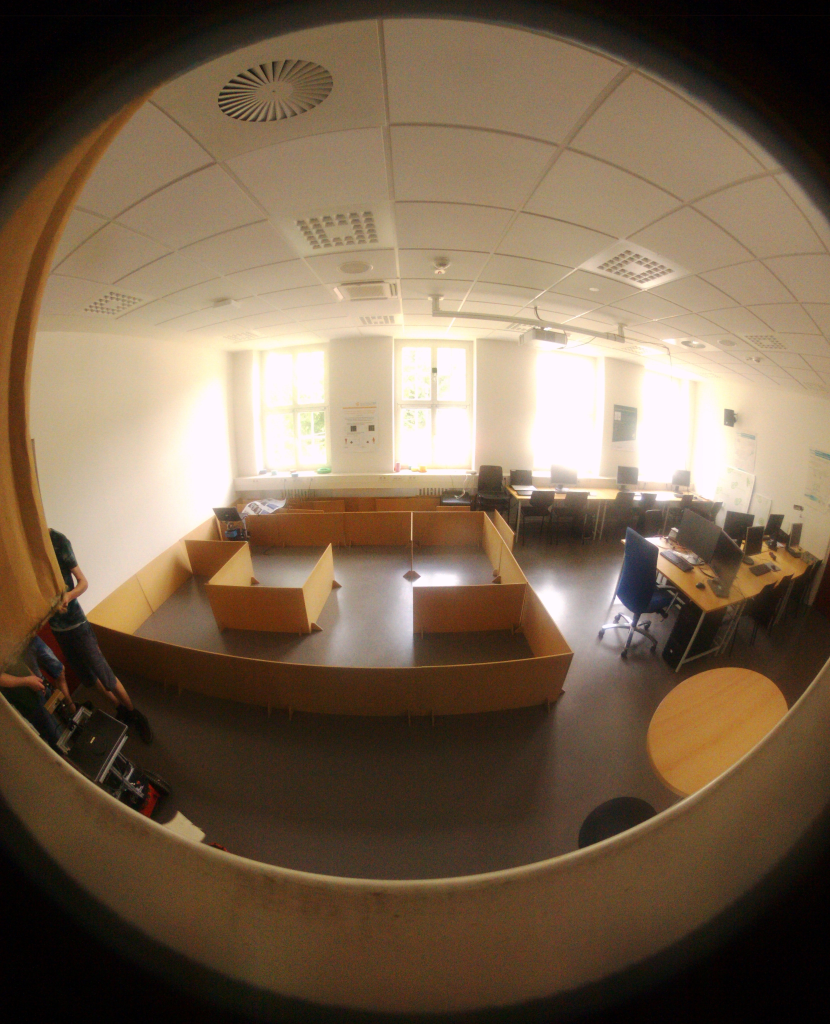
#> input picture images/1.jpg, 3320 x 4096 px, found by its file name (shown at 1/4 size)
$ python test.py
#> lines starting #> are read from the running program, lines starting #| are printed output that depends on the picture
import cv2
import numpy as np
from matplotlib import pyplot as plt
from matplotlib.widgets import Slider, Button, RadioButtons

i = "/home/student/Desktop/Labor-Robotik-Trier-2018/images/1.jpg"
img = cv2.imread(i)
#> img is the input picture: shape (4096, 3320, 3); mean B, G, R 79.5, 100.9, 120.8
hsv = cv2.cvtColor(img, cv2.COLOR_BGR2HSV)
#> hsv: shape (4096, 3320, 3); mean H, S, V 28.4, 113, 121

fig, ax = plt.subplots()
plt.subplots_adjust(left=0.25, bottom=0.25)
t = np.arange(0.0, 1.0, 0.001)
a0 = 5
f0 = 3
delta_f = 5.0
plt.axis([0, 1, -10, 10])

axH = plt.axes([0.25, 0.15, 0.65, 0.03], facecolor='red')
axS = plt.axes([0.25, 0.10, 0.65, 0.03], facecolor='red')
axV = plt.axes([0.25, 0.05, 0.65, 0.03], facecolor='red')


def update(val):
	h = int(sliderH.val)
	s = int(sliderS.val)
	v = int(sliderV.val)
	print(h, s, v)

	lower_red = np.array([10, 135, 30])
	upper_red = np.array([20, 250, 205])

	mask = cv2.inRange(hsv, lower_red, upper_red)
	res = cv2.bitwise_and(img,img, mask= mask)
	plt.subplot(121)
	plt.imshow(res,cmap='gray')
	plt.xticks([]), plt.yticks([])
	fig.canvas.draw_idle()
	cv2.imwrite("img.png", res)

sliderH = Slider(axH, 'H', 0.0, 255.0, valinit=f0, valstep=delta_f)
sliderH.on_changed(update)
sliderS = Slider(axS, 'S', 0.0, 255.0, valinit=f0, valstep=delta_f)
sliderS.on_changed(update)
sliderV = Slider(axV, 'V', 0.0, 255.0, valinit=f0, valstep=delta_f)
sliderV.on_changed(update)

plt.show()
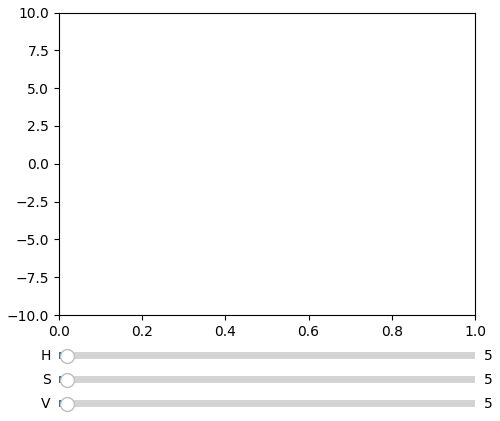
#> figure drawn by matplotlib, 3 panels
